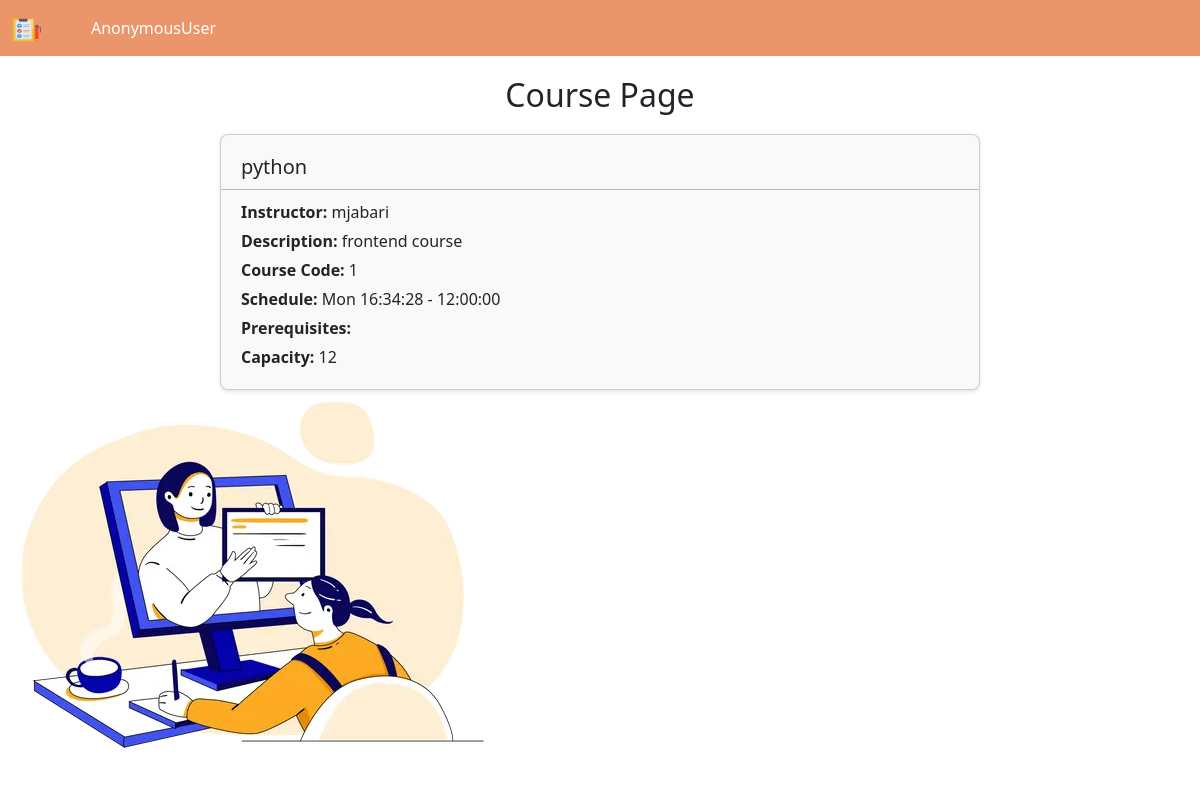
The page /course/ on the database as committed earlier.
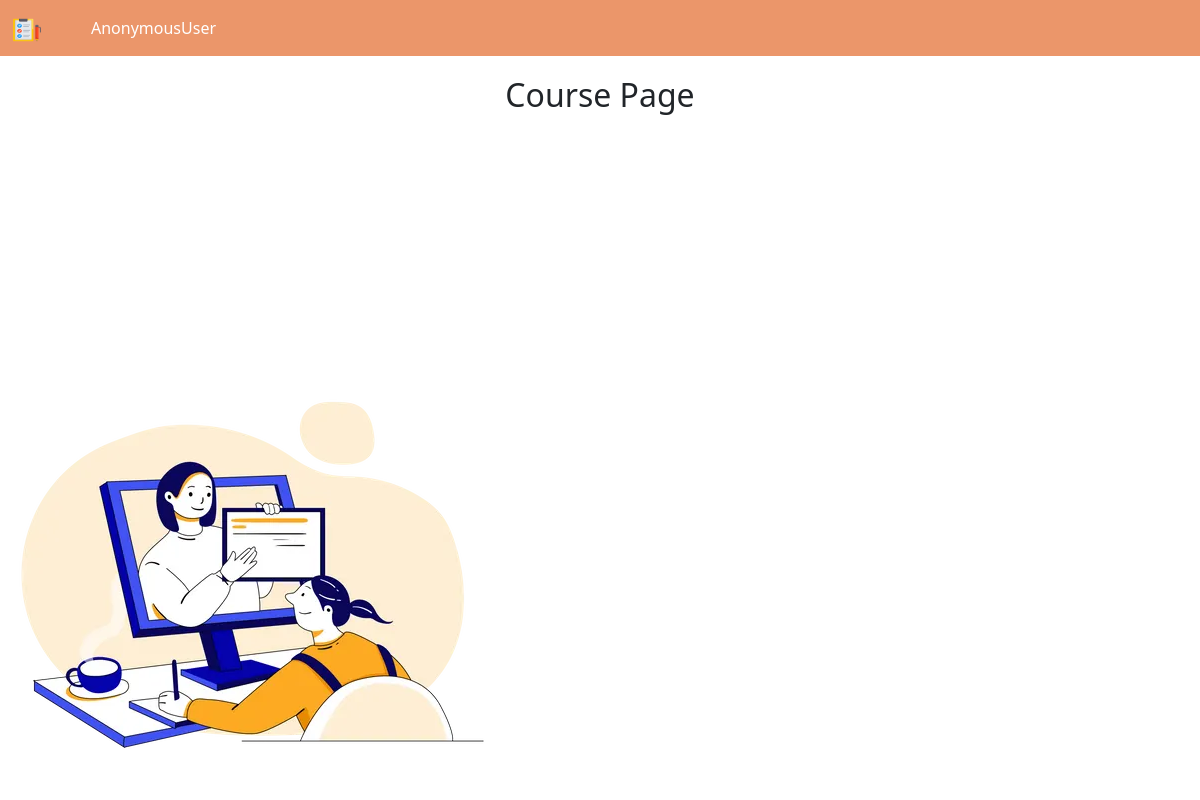
The same page on the database as committed later.
### bookstore/models.py (models this page shows, shortened)
class Course(models.Model):
    code = models.CharField(max_length=10, unique=True, primary_key=True)
    name = models.CharField(max_length=100, null=True)
    description = models.TextField(null=True)
    instructor = models.CharField(max_length=100, null=True)
    schedule = models.ForeignKey('CourseSchedule', on_delete=models.CASCADE, null=True)
    category = models.ForeignKey(CourseCategory, on_delete=models.CASCADE, null=True)  # Fixed error
    prerequisites = models.ManyToManyField(CourseCategory, related_name='required_courses')  # ManyToManyField for prerequisites
    capacity = models.IntegerField(null=True)

class CourseSchedule(models.Model):
    id = models.AutoField(primary_key=True, null=False, default=None)
    days = models.CharField(max_length=50, null=True )
    start_time = models.TimeField(null=True)
    end_time = models.TimeField(null=True)
    room_no = models.CharField(max_length=10, null=True)
    def __str__(self):
        return f"{self.days} {self.start_time} - {self.end_time}"

### bookstore/views.py (the view)
# urls.py: path('course/', views.course),
def course(request):
    course = Course.objects.all()
    return render(request, "bookstore/course.html", {"course":course})

### bookstore/templates/bookstore/course.html (shortened to what this page needs)
{% extends "bookstore/main.html" %}
{% load static %}
{% block content %}
<link rel="stylesheet" type="text/css" href="{% static 'css/course.css' %}">
<div class="container">
    <h2 class="course-page-heading">Course Page</h2>
    <img src="{% static 'images/3119295.webp' %}" class="image" alt="">
    <div class="card-container">
        {% for item in course %}
        <div class="card">
            <div class="card-body">
                <h5 class="card-title">{{ item.name }}</h5>
                <hr>
                <p class="card-text"><strong>Instructor: </strong> {{ item.instructor }}</p>
                <p class="card-text"><strong>Description: </strong> {{ item.description }}</p>
                <p class="card-text"><strong>Course Code: </strong> {{ item.code }}</p>
                <p class="card-text"><strong>Schedule: </strong> {{ item.schedule }}</p>
                <p class="card-text"><strong>Prerequisites: </strong>
                </p>
                <p class="card-text"><strong>Capacity: </strong> {{ item.capacity }}</p>
            </div>
        </div>
        {% endfor %}
    </div>
</div>
{% endblock content %}

Rows that differ between the two databases and show on the page:
removed Course: name "python", instructor "mjabari", description "frontend course", code "1", schedule "Mon 16:34:28 - 12:00:00", capacity "12"
